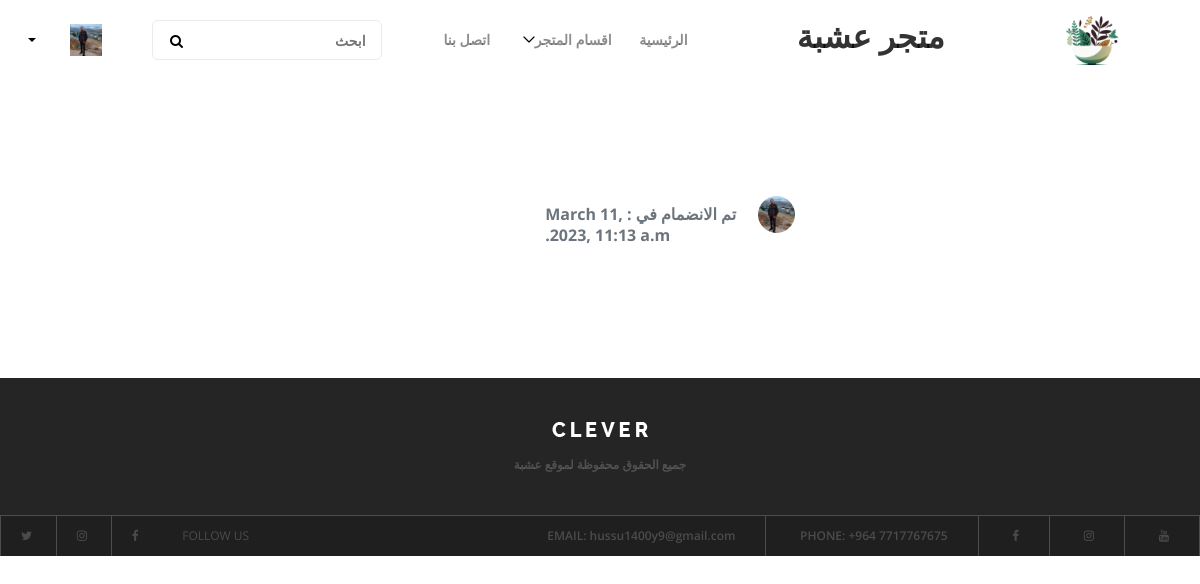
Page /myinfo/ (signed in) on the committed database.
### accounts/models.py (models this page shows, shortened)
class Profile(models.Model):
   user_id = models.OneToOneField(User, on_delete=models.CASCADE)
   phone = models.BigIntegerField(verbose_name='رقم الهاتف')
   img = models.ImageField(upload_to='media/usrimg/', default='media/usrimg/default.png', verbose_name='الصورة')

### accounts/views.py (the view)
# urls.py: path('myinfo/',myinfo,name="myinfo"),
def myinfo(request):
    category = Category.objects.all()
    if request.user.is_authenticated:
        user = Profile.objects.get(user_id= request.user)
    else:
        user="زائر"
    user = Profile.objects.get(user_id=request.user)
    return render(request, "myinfo.html",{'cats':category,'users':user,'user':user})

### accounts/templates/myinfo.html (shortened to what this page needs)
{% extends 'base.html' %}
{% block container %}
<div class="d-flex align-items-center justify-content-center p-3">
										<div class="wideget-user">
											<div class="row">
												<div dir="rtl" class="col-lg-8 col-md-8 ">
													<div class="wideget-user-desc">
														<div class="wideget-user-img">
															<img class="img-avatar"  src="{{users.img.url}}" alt="img">
														</div>
														<div class="">
															<h6 class="text-muted mb-3">تم الانضمام في : {{user.user_id.date_joined}}</h6>
														</div>
													</div>
												</div>
											</div>
										</div>
									</div>
{% endblock container %}

### templates/base.html (shortened to what this page needs)
<!DOCTYPE html>
{% load static %}
<html dir="ltr">
<head>
    <link type="text/css" href="{% static 'css\style.css' %} " rel="stylesheet" />
    <link href="{% static 'style.css' %} " rel="stylesheet" />
</head>
<body >
    <header class="header-area">
        <div class="clever-main-menu">
            <div class="classy-nav-container breakpoint-off">
                <nav class="classy-navbar justify-content-between" id="cleverNav">
                    <a class="nav-brand" href="{% url 'home' %}"><img src="{% static 'img/core-img/122.png' %}" alt=""  width=100px></a>
<H2 class="navbar-expand-md">متجر عشبة</H2>
                    <div class="classy-menu">
                        <div class="classynav">
                            <ul>
                                <li><a href="{% url 'home' %}">الرئيسية</a></li>
                                <li><a href="#" >اقسام المتجر</a>
                                </li>
                                <li><a href="{% url 'home' %}">اتصل بنا</a></li>
                            </ul>
                            {% block search %}
                                <div class="search-area">
                                <form action="#" method="post">
                                    <input type="search" name="search" id="search" placeholder="ابحث">
                                    <button type="submit"><i class="fa fa-search" aria-hidden="true"></i></button>
                                </form>
                            </div>
{% endblock search %}
							{% if request.user.is_authenticated %}
							<div class="login-state d-flex align-items-center">
                                <div class=" ">
                                    <img class="avatar" src="{{users.img.url}}" alt="">
                                </div>
                                <div class="user-name mr-30">
                                    <div class="dropdown">
                                        <a class="dropdown-toggle" href="#" role="button" id="userName" data-toggle="dropdown" aria-haspopup="true" aria-expanded="false">{{users.user_id.first_name}}</a>
                                    </div>
                                </div>
							</div>
							{% else %}
							<div class="register-login-area">
                                <a href="{% url 'reg' %}" class="btn">تسجيل</a>
								<a href="{% url 'login' %}" class="btn active">تسجيل الدخول</a>
                            </div>
							{% endif %}
						</div>
                    </div>
                </nav>
            </div>
        </div>
    </header>
    <section class="popular-courses-area section-padding-100">
		{% block container %}
		{% endblock container %}
    </section>
    <footer class="footer-area">
        <div class="top-footer-area">
            <div class="container">
                <div class="row">
                    <div class="col-12">
                        <div class="footer-logo">
                            <a href="index.html"><img src="img/core-img/logo2.png" alt=""></a>
                        </div>
                        <p><a href="#">
<a href="{% url 'home' %}" >جميع الحقوق محفوظة لموقع عشبة  </a>
</p>
                    </div>
                </div>
            </div>
        </div>
        <div class="bottom-footer-area d-flex justify-content-between align-items-center">
            <div class="contact-info">
                <a href="https://www.youtube.com/@hussu1400"><i class="fa fa-youtube" aria-hidden="true"></i></a>
                 <a href="#"><i class="fa fa-instagram" aria-hidden="true"></i></a>
                <a href="https://www.facebook.com/marks.aliakbar"><i class="fa fa-facebook" aria-hidden="true"></i></a>
                <a href="#"><span>Phone:</span> +964 7717767675</a>
                <a href="#"><span>Email:</span> hussu1400y9@gmail.com</a>
            </div>
            <div class="follow-us">
                <span>Follow us</span>
                <a href="#"><i class="fa fa-facebook" aria-hidden="true"></i></a>
                <a href="#"><i class="fa fa-instagram" aria-hidden="true"></i></a>
                <a href="#"><i class="fa fa-twitter" aria-hidden="true"></i></a>
            </div>
        </div>
    </footer>
</body>
</html>

### static/style.css (style rules this page uses)
* { margin: 0; padding: 0; }
body { font-family: "Open Sans", sans-serif; font-size: 14px; font-weight: 400; }
h1, h2, h3, h4, h5, h6 { color: rgba(0, 0, 0, 0.8); line-height: 1.3; font-weight: 700; }
p { font-family: "Raleway", sans-serif; color: #5a5a5a; font-size: 14px; line-height: 1.8; font-weight: 400; }
a, a:hover, a:focus { -webkit-transition-duration: 500ms; transition-duration: 500ms; text-decoration: none; outline: 0 solid transparent; color: rgba(0, 0, 0, 0.8); font-weight: 600; font-size: 14px; }
ul, ol { margin: 0; }
ul li, ol li { list-style: none; }
img { height: auto; max-width: 100%; }
.mr-30 { margin-right: 30px !important; }
.section-padding-100 { padding-top: 100px; padding-bottom: 100px; }
.header-area { position: relative; z-index: 200; }
.clever-main-menu { position: relative; z-index: 1; width: 100%; height: 80px; }
.clever-main-menu .classy-navbar { height: 80px; }
.clever-main-menu .classynav ul li a { color: rgba(0, 0, 0, 0.45); font-weight: 600; }
.clever-main-menu .search-area { position: relative; z-index: 1; }
.clever-main-menu .search-area form { position: relative; z-index: 10; width: 230px; height: 40px; margin: 0 50px; }
.clever-main-menu .search-area form input { width: 100%; height: 40px; border-radius: 6px; border: 1px solid #ebebeb; padding: 0 15px 0 50px; font-size: 14px; color: rgba(0, 0, 0, 0.35); font-weight: 600; -webkit-transition-duration: 500ms; transition-duration: 500ms; }
.clever-main-menu .search-area form button { position: absolute; width: 50px; height: 40px; background-color: transparent; top: 0; left: 0; z-index: 10; border: none; text-align: center; cursor: pointer; outline: none; }
.login-state { position: relative; z-index: 1; }
.login-state .user-name .dropdown .dropdown-toggle { font-size: 14px; font-weight: 700; color: #000; }
.popular-courses-area { position: relative; z-index: 1; background-repeat: repeat; }
.top-footer-area { position: relative; z-index: 1; background-color: #252525; padding: 40px 0; text-align: center; border-bottom: 1px solid #4c4c4c; }
.top-footer-area .footer-logo { display: block; margin-bottom: 15px; }
.top-footer-area p { margin-bottom: 0; font-size: 12px; color: rgba(255, 255, 255, 0.2); font-family: "Open Sans", sans-serif; }
.top-footer-area p a { color: rgba(255, 255, 255, 0.2); font-size: 12px; font-family: "Open Sans", sans-serif; }
.bottom-footer-area { position: relative; z-index: 1; width: 100%; height: 40px; background-color: #1f1f1f; }
.bottom-footer-area .contact-info { position: relative; z-index: 1; }
.bottom-footer-area .contact-info a { display: inline-block; height: 40px; padding: 0 30px; line-height: 40px; color: rgba(255, 255, 255, 0.2); font-size: 12px; border-right: 1px solid #4c4c4c; }
.bottom-footer-area .contact-info a span { text-transform: uppercase; }
.bottom-footer-area .follow-us { position: relative; z-index: 1; }
.bottom-footer-area .follow-us span { display: inline-block; height: 40px; padding: 0 20px; line-height: 40px; color: rgba(255, 255, 255, 0.2); font-size: 12px; text-transform: uppercase; }
.bottom-footer-area .follow-us a { display: inline-block; height: 40px; padding: 0 20px; line-height: 40px; color: rgba(255, 255, 255, 0.2); font-size: 12px; border-left: 1px solid #4c4c4c; }

### rows in the picture
Profile: img (picture), user_id.date_joined "March 11, 2023, 11:13 a.m."
